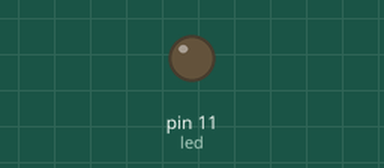
This sketch was run on a simulated Arduino Uno, built with avr-gcc and run on an emulated ATmega328P. Shown: output pins drawn as LEDs (lit = HIGH).

Above: at 0.15 s.
Timing chart, 0 to 1.6 s (numbered marks = the images above):
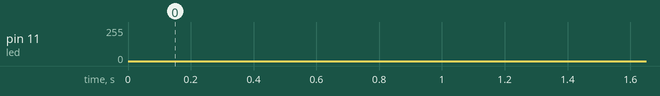

The sketch:

q3.ino
```cpp
int led = 11;
int brightness = 0;
int fadeAmount = 1;

void setup() {
  // put your setup code here, to run once:

  pinMode(led, OUTPUT);
}

void loop() {
  // put your main code here, to run repeatedly:

  analogWrite(led, brightness);

  brightness = brightness + fadeAmount;

  if (brightness == 0 || brightness == 255) {
    fadeAmount = -fadeAmount;
  }

  delay(1);
}
```
